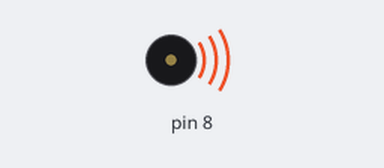
The sketch below on a simulated Arduino Uno, built with avr-gcc and run on an emulated ATmega328P. On the bench: buzzer (waves = sounding).

Above: at 0.15 s.
At 4.6 s:
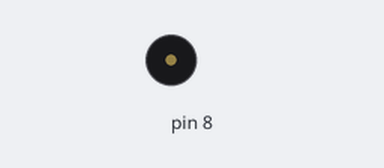
Timing chart, 0 to 5.5 s (numbered marks = the images above):
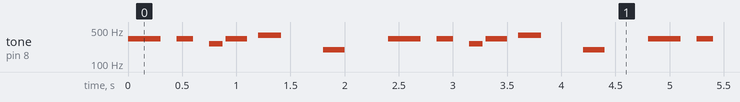

The sketch:

mario-beep.ino
```cpp
void setup() {
        Serial.begin(9600);
}

void loop()
{
tone(8,330,150);delay(150);
tone(8,330,150);delay(300);
tone(8,330,150);delay(300);
tone(8,262,125);delay(150);
tone(8,330,200);delay(300);
tone(8,392,215);delay(600);
tone(8,196,200);delay(600);
}
```

Measured:
- by itself, tone on pin 8: repeats every 2.4 s: silent 0.15 s, 330 Hz 0.15 s, silent 0.15 s, 262 Hz 0.13 s, silent 0.03 s, 330 Hz 0.20 s, silent 0.10 s, 392 Hz 0.22 s, silent 0.39 s, 196 Hz 0.20 s, silent 0.40 s, 330 Hz 0.30 s
